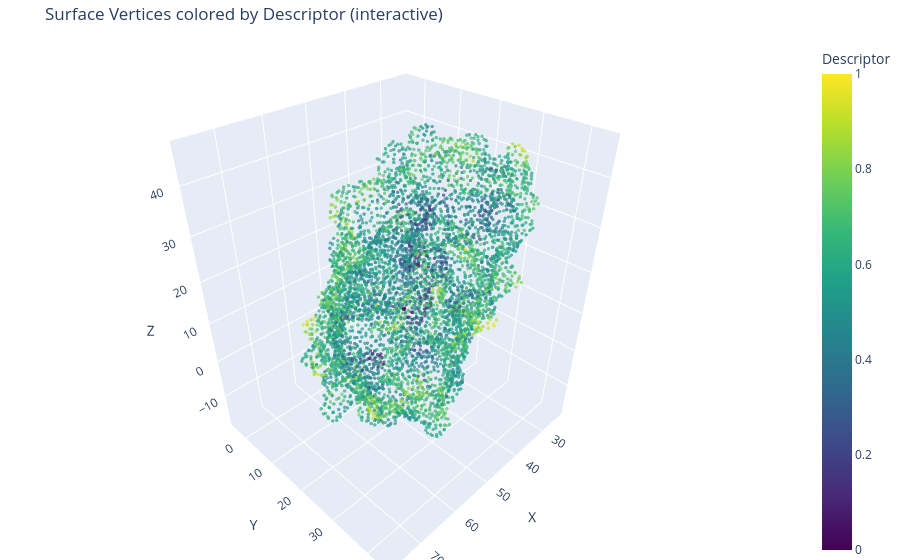

Source (notebook cell):
### Code cell
import open3d as o3d
# Load the surface mesh
mesh = o3d.io.read_triangle_mesh(ply_file)

# Get vertex coordinates
vertices = np.asarray(mesh.vertices)

# get the descriptor of interest as an array of numbers
desciptor_color = descriptors[:,5]

# plot the descriptor on the surface mesh
plot_descriptor(vertices, desciptor_color, "Descriptor")

### Figure 1 — Plotly figure (JSON) as saved in the notebook; plotly's stock layout.template omitted (floating-point values rounded to 4 significant figures; data arrays with more than 128 entries replaced by an {"elided": "..."} marker saying what was removed)
{"data": [{"marker": {"color": {"elided": "5689 float values"}, "colorbar": {"title": {"text": "Descriptor"}}, "colorscale": [[0, "#440154"], [0.1111, "#482878"], [0.2222, "#3e4989"], [0.3333, "#31688e"], [0.4444, "#26828e"], [0.5556, "#1f9e89"], [0.6667, "#35b779"], [0.7778, "#6ece58"], [0.8889, "#b5de2b"], [1, "#fde725"]], "opacity": 0.7, "size": 2}, "mode": "markers", "type": "scatter3d", "x": {"elided": "5689 float values"}, "y": {"elided": "5689 float values"}, "z": {"elided": "5689 float values"}}], "layout": {"margin": {"b": 0, "l": 0, "r": 0, "t": 40}, "scene": {"xaxis": {"title": {"text": "X"}}, "yaxis": {"title": {"text": "Y"}}, "zaxis": {"title": {"text": "Z"}}}, "title": {"text": "Surface Vertices colored by Descriptor (interactive)"}}}
